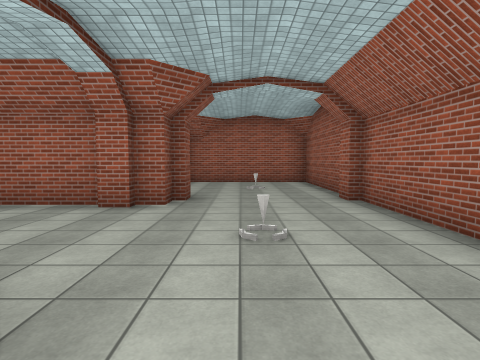
View 1 (above)

17 first-person views from a walk through a 3-D level made in the Unity game engine. The camera is 1.5 m above the floor, tilts 4° down and sees 80° across. The floor is counted in squares, 2 m on a side. Each view is taken from the middle of a square. On the plan, view 1 faces up. The plan holds only what a view shows up to about 10 squares ahead; the rest is blank. The player character is not drawn. Surface patterns are stand-ins for the level's own textures.

View 2
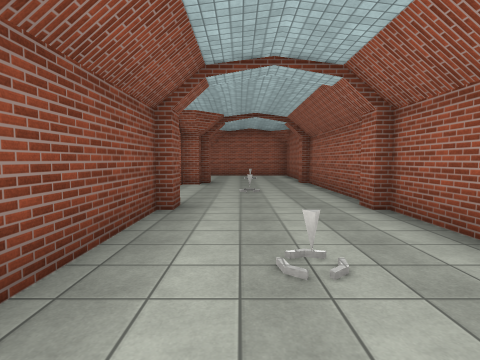

View 3
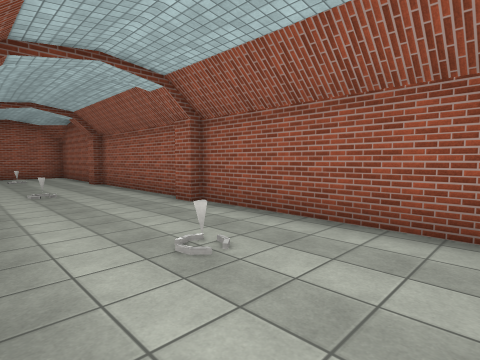

View 4
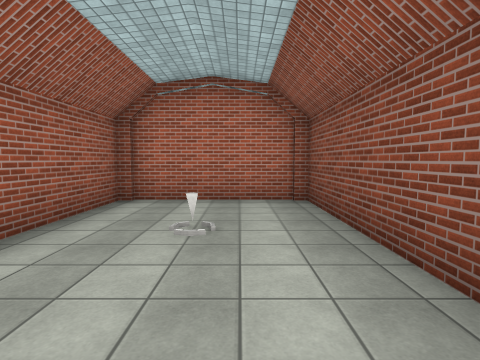

View 5
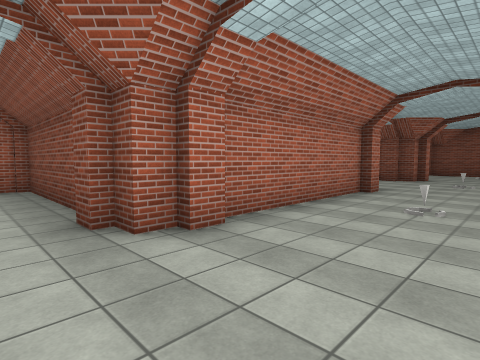

View 6
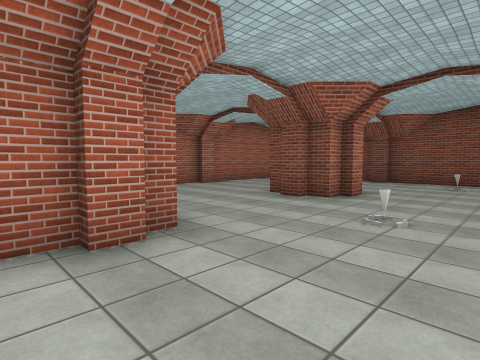

View 7
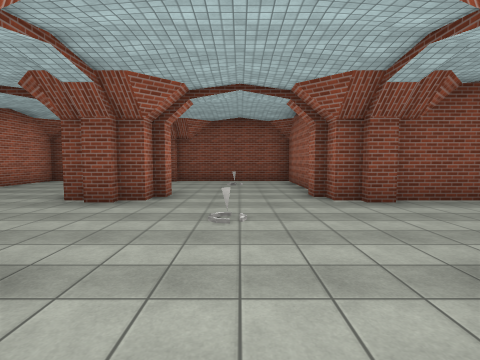

View 8
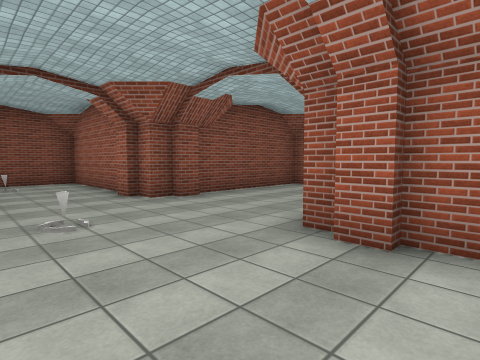

View 9
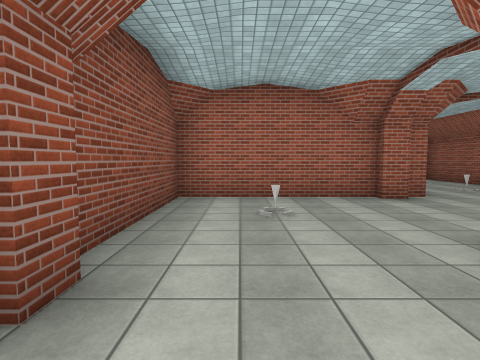

View 10
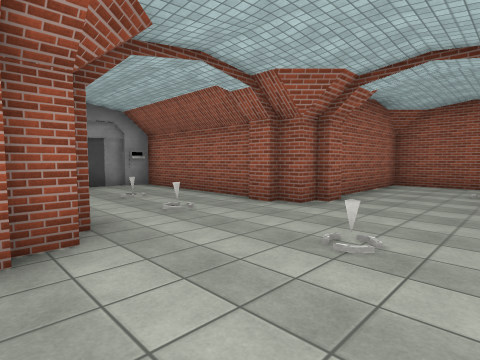

View 11
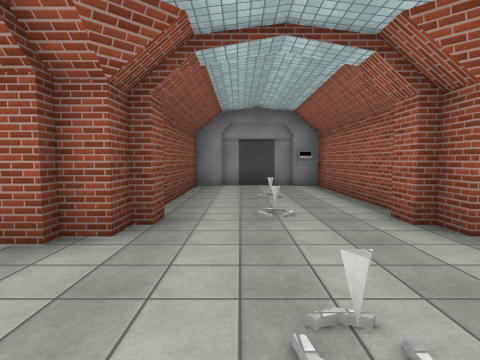

View 12
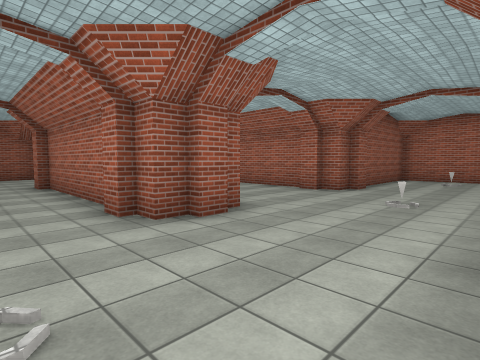

View 13
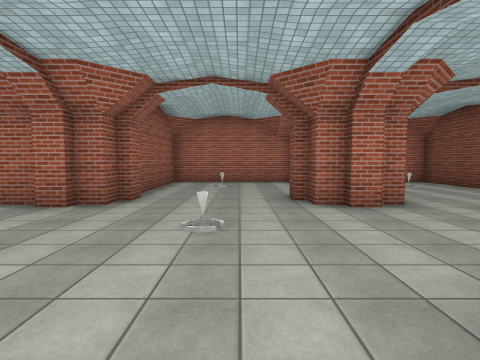

View 14
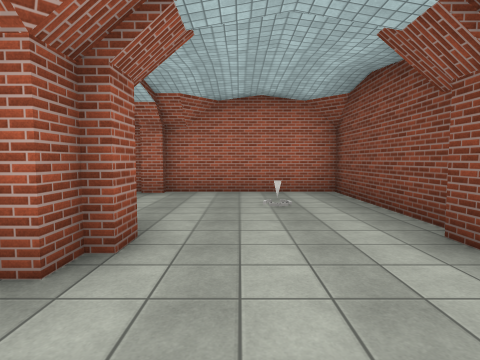

View 15
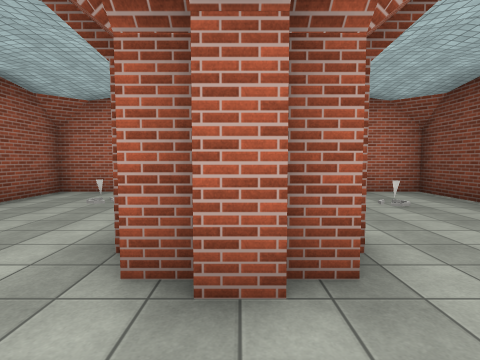

View 16
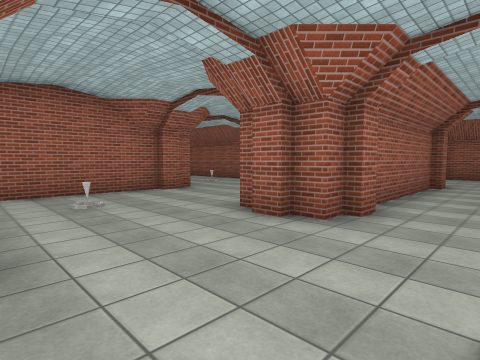

View 17
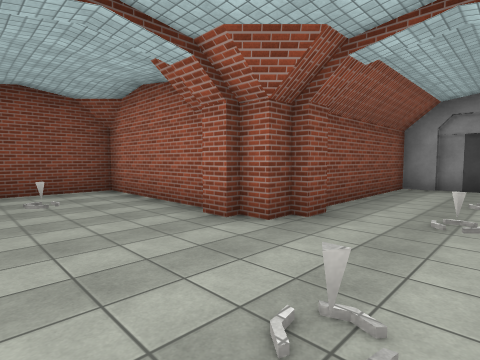

### Floor plan
Points are (right, up) in squares from view 1. A wall is a line through its corners. A room is listed if a view was taken in it or the views show most of it. See-through windows are left out.
Room 1 (views 1, 2, 3)
walls: (2, 0.2) (2, 0.8); (-1.3, 0.3) (-1.3, -4.4) (2.3, -4.4) (2.3, 0.2)
ways out: opening at (0.5, 0.5) to room 2
objects: other object (1, -2)
Room 2 (views 4, 5, 6, 7, 8, 9, 10, 11, 12, 13, 14, 15, 16, 17)
walls: (-6.6, 4.5) (-7.2, 4.5); (-7.1, 4.8) (-7.8, 4.8) (-7.8, 5.3); (-8, 5.3) (-8, 5.8); (-7.8, 5.6) (-7.8, 6.2) (-7.3, 6.2); (-6.1, 6.2) (-2.3, 6.2); (-7.4, 1.5) (-6.8, 1.5); (-7.4, 6.5) (-6.8, 6.5); (-6.9, 1.3) (-2.4, 1.3); (-7.8, 0.6) (-7.8, 1.3) (-7.2, 1.3); (-8, 0.1) (-8, 0.8); (-11.2, 5.4) (-11.2, 4.8) (-11.8, 4.8); (-11, 5.9) (-11, 5.2); (-11.6, 4.5) (-12.2, 4.5); (-2.1, 4.8) (-6.8, 4.8); (-11, 0.9) (-11, 0.2); (-2.2, 1.5) (-1.8, 1.5); (-2.2, 6.5) (-1.8, 6.5); (-1.6, 4.5) (-2.2, 4.5); (-6.6, 9.5) (-7.2, 9.5); (-11.9, 1.3) (-11.2, 1.3) (-11.2, 0.8); (-7.1, 9.7) (-11.2, 9.7) (-11.2, 5.9); (-1.9, 1.3) (-1.3, 1.3) (-1.3, 0.8); (-1.3, 5.3) (-1.3, 4.8) (-1.8, 4.8); (-12.8, 4.8) (-16.3, 4.8) (-16.3, 0.8); (-12.4, 1.5) (-11.8, 1.5); (-1, 5.8) (-1, 5.3); (-6.2, 10.4) (-6.2, 9.7) (-6.8, 9.7); (-12.8, 0.8) (-12.8, 1.3) (-12.2, 1.3); (-1, 0.9) (-1, 0.3); (-6, 10.9) (-6, 10.3); (-13, 0.2) (-13, 0.8); (-3, 10.3) (-3, 10.8); (-2.1, 9.7) (-2.7, 9.7) (-2.7, 10.3); (-1.6, 9.5) (-2.2, 9.5); (-2.7, 10.9) (-2.7, 14.5); (-11.7, -3.7) (-7.8, -3.7) (-7.8, -0.4); (2, 5.2) (2, 5.8); (-12.2, -3.5) (-11.8, -3.5); (-16, 0.9) (-16, 0.2); (2.3, 6.4) (2.3, 9.7) (-1.8, 9.7); (2.3, 1.1) (2.3, 5.2); (-16.3, 0.3) (-16.3, -3.7) (-12.2, -3.7); (-6.2, 15.3) (-6.2, 11.1)
ways out: opening at (0.5, 0.5) to room 1
objects: other object (-15, -2); other object (-15, 3); other object (-10, 3); other object (-9, -2); other object (-9, 8); other object (-5, 3); other object (-5, 8); other object (-5, 11); other object (-5, 16); other object (-4, 13); other object (-3, 15) to (-3, 16); other object (0, 3); other object (0, 8)

Where each view was taken, in squares from view 1:
view 1: 0 up, 0 right, facing up
view 2: 4 down, 0 right, facing up
view 3: 4 down, 1 left, facing up-right
view 4: 1 up, 0 right, facing down
view 5: 4 up, 0 right, facing down-left
view 6: 4 up, 6 left, facing down-left
view 7: 3 up, 6 left, facing left
view 8: 2 up, 6 left, facing up-left
view 9: 4 up, 10 left, facing up
view 10: 7 up, 7 left, facing up-right
view 11: 7 up, 5 left, facing up
view 12: 8 up, 11 left, facing down-right
view 13: 6 up, 10 left, facing down
view 14: 3 up, 14 left, facing down
view 15: 3 up, 12 left, facing down
view 16: 3 up, 11 left, facing up-right
view 17: 7 up, 4 left, facing up-left
